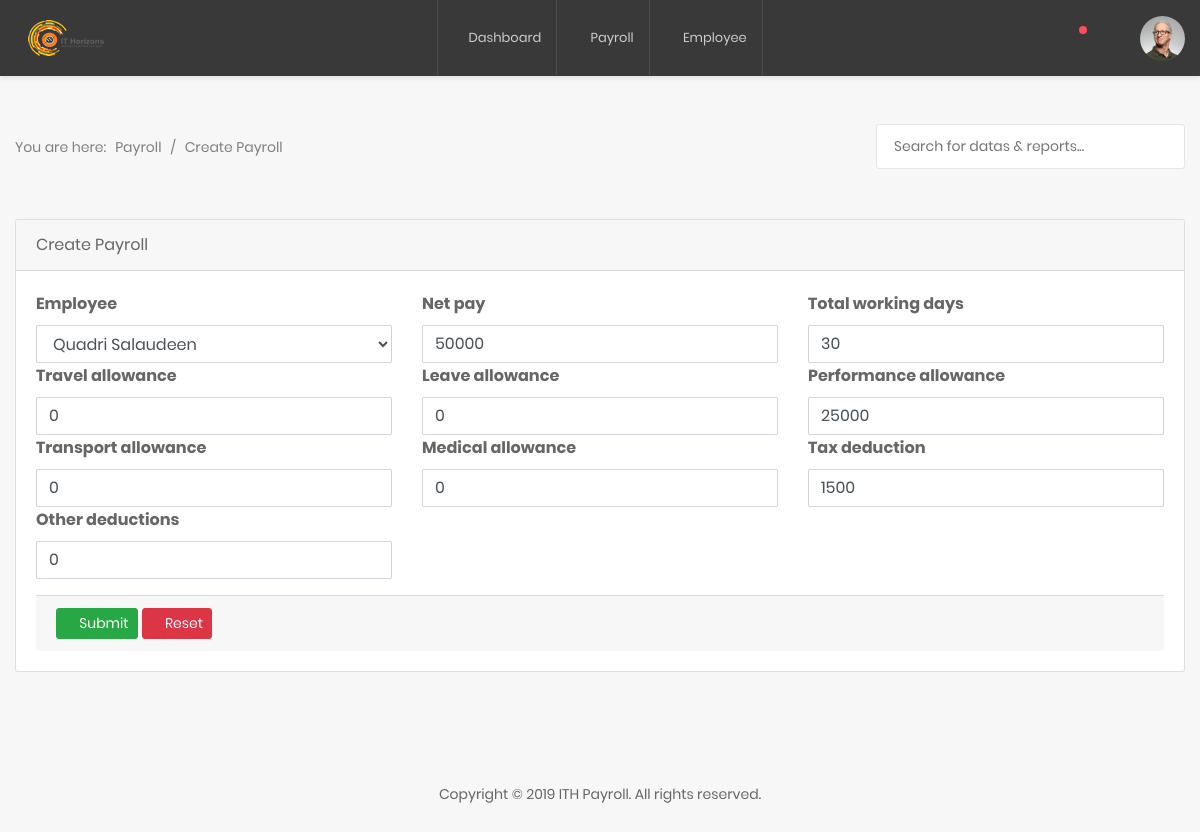
The app's page /edit/5/ (signed in) with its own data.
### salary/models.py (models this page shows, shortened)
class Salary(models.Model):
    employee = models.ForeignKey(Employee, related_name='salaries', on_delete=models.CASCADE)
    net_pay = models.IntegerField()
    total_working_days = models.IntegerField()
    travel_allowance = models.IntegerField(null=True, blank=True, default=0)
    leave_allowance = models.IntegerField(null=True, blank=True, default=0)
    performance_allowance = models.IntegerField(null=True, blank=True, default=0)
    transport_allowance = models.IntegerField(null=True, blank=True, default=0)
    medical_allowance = models.IntegerField(null=True, blank=True, default=0)
    tax_deduction = models.IntegerField(null=True, blank=True, default=0)
    other_deductions = models.IntegerField(null=True, blank=True, default=0)
    gross_pay = models.IntegerField(null=True, blank=True, default=0)
    date_created = models.DateTimeField(auto_now=False, auto_now_add=True)
    updated = models.DateTimeField(auto_now=True)
    class Meta:
        verbose_name_plural = 'salaries'

### salary/views.py (the view)
# urls.py: path('edit/<int:id>/', edit_salary, name="update_salary"),
@login_required
def edit_salary(request, id):
    salary = Salary.objects.get(id=id)
    form = SalaryForm(request.POST or None, instance = salary)
    if form.is_valid():
        form.save()
        return redirect('salary')
    else:
        form = SalaryForm(instance = salary)
    return render(request, 'payroll/create_payroll.html', {'form': form, 'salary': salary})

### salary/forms.py
class SalaryForm(forms.ModelForm):
    pass
    class Meta:
        model = Salary
        fields = '__all__'
        exclude = ('gross_pay', )

### employees/models.py (called while the page is built)
    def __str__(self):
        return '%s %s' %(self.first_name, self.last_name)

### templates/payroll/create_payroll.html
{% extends 'payroll/index.html' %}
{% load widget_tweaks %}
        {% block content %}
            <section class="au-breadcrumb2">
                <div class="container">
                    <div class="row">
                        <div class="col-md-12">
                            <div class="au-breadcrumb-content">
                                <div class="au-breadcrumb-left">
                                    <span class="au-breadcrumb-span">You are here:</span>
                                    <ul class="list-unstyled list-inline au-breadcrumb__list">
                                        <li class="list-inline-item active">
                                            <a href="#">Payroll</a>
                                        </li>
                                        <li class="list-inline-item seprate">
                                            <span>/</span>
                                        </li>
                                        <li class="list-inline-item">Create Payroll</li>
                                    </ul>
                                </div>
                                <form class="au-form-icon--sm" action="" method="post">
                                    <input class="au-input--w300 au-input--style2" type="text" placeholder="Search for datas &amp; reports...">
                                    <button class="au-btn--submit2" type="submit">
                                        <i class="zmdi zmdi-search"></i>
                                    </button>
                                </form>
                            </div>
                        </div>
                    </div>
                </div>
            </section>
            <div class="col-lg-12">
                <div class="card">
                    <div class="card-header">
                       Create Payroll
                    </div>
                    <div class="card-body card-block">
                        <form method="post" class="form-horizontal">{% csrf_token %}
                            <div class="row form-group">
                              {% for field in form %}
                                <div class="col col-md-4">
                                    <label><b> {{ field.label }}</b></label>
                                    {% render_field field class="form-control" %}
                                </div>
                              {% endfor %}
                    </div>
                    <div class="card-footer">
                        <button type="submit" class="btn btn-success btn-sm">
                            <i class="fa fa-dot-circle-o"></i> Submit
                        </button>
                        <button type="reset" class="btn btn-danger btn-sm">
                            <i class="fa fa-ban"></i> Reset
                        </button>
                    </div>
                        </form>
                    </div>
                </div>
            </div>
          {% endblock %}

### records on screen
Salary: employee "Quadri Salaudeen" "50000" "30" "0" "0" "25000" "0" "0" "1500" "0"

### other values on screen
{{ field.label }} "Employee" "Net pay" "Total working days" "Travel allowance" "Leave allowance" "Performance allowance" "Transport allowance" "Medical allowance" "Tax deduction" "Other deductions"
